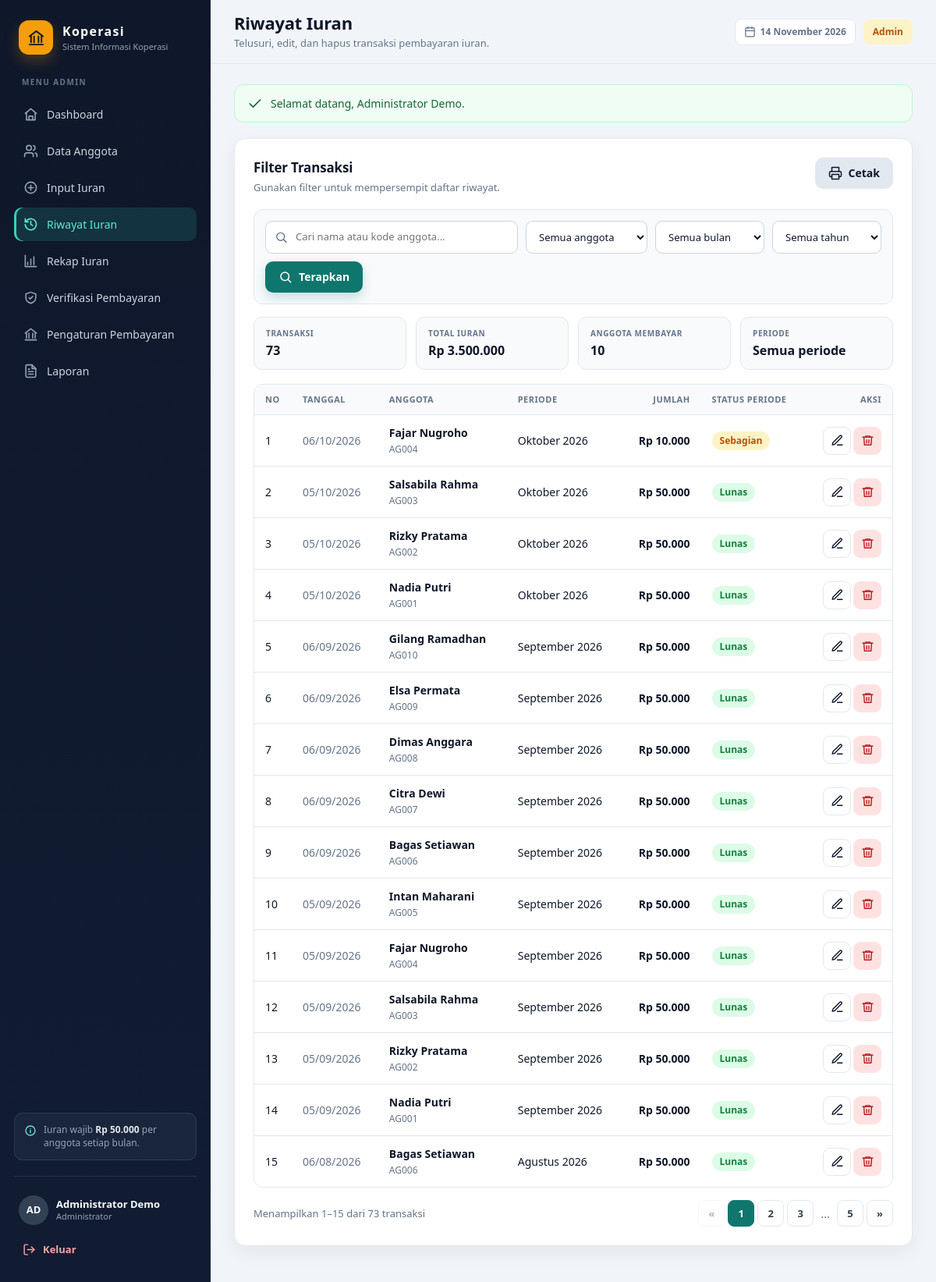
The app's page /riwayat_iuran.php (signed in) with its own data.
### tables this page shows
CREATE TABLE `kas` (
    `id` INT(11) NOT NULL AUTO_INCREMENT,
    `anggota_id` INT(11) NOT NULL,
    `bulan` VARCHAR(20) NOT NULL,
    `tahun` INT(11) NOT NULL,
    `jumlah` DECIMAL(12,2) NOT NULL,
    `tanggal` TIMESTAMP NOT NULL DEFAULT CURRENT_TIMESTAMP,
    PRIMARY KEY (`id`),
    KEY `idx_kas_anggota` (`anggota_id`),
    KEY `idx_kas_periode` (`tahun`, `bulan`),
    KEY `idx_kas_anggota_periode` (`anggota_id`, `tahun`, `bulan`),
    CONSTRAINT `fk_kas_anggota` FOREIGN KEY (`anggota_id`)
        REFERENCES `anggota` (`id`) ON DELETE RESTRICT ON UPDATE CASCADE,
    CONSTRAINT `chk_kas_jumlah` CHECK (`jumlah` > 0),
    CONSTRAINT `chk_kas_tahun` CHECK (`tahun` BETWEEN 2000 AND 2100)
);

CREATE TABLE `anggota` (
    `id` INT(11) NOT NULL AUTO_INCREMENT,
    `kode_anggota` VARCHAR(20) NOT NULL,
    `nama` VARCHAR(100) NOT NULL,
    `alamat` TEXT DEFAULT NULL,
    `telepon` VARCHAR(20) DEFAULT NULL,
    PRIMARY KEY (`id`),
    UNIQUE KEY `uq_anggota_kode` (`kode_anggota`)
);

### includes/report.php (called while the page is built, shortened)
<?php
function laporan_filter(array $source): array
{
    $anggotaId = 0;
    $bulan = '';
    $tahun = '';
    $q = '';
    return [
        'anggota_id' => $anggotaId,
        'bulan' => $bulan,
        'tahun' => $tahun,
        'q' => $q,
    ];
}
function kas_filter_sql(array $filter): array
{
    $where = [];
    $params = [];
    return [
        $where === [] ? '' : ' WHERE ' . implode(' AND ', $where),
        $params,
    ];
}
function laporan_query_params(array $filter): array
{
    $params = [];
    return $params;
}
function periode_teks(array $filter): string
{
    return 'Semua periode';
}
function laporan_ringkasan(mysqli $conn, array $filter): array
{
    [$where, $params] = kas_filter_sql($filter);
    $row = db_one(
        $conn,
        'SELECT COUNT(*) AS jumlah_transaksi,
                COALESCE(SUM(kas.jumlah), 0) AS total,
                COUNT(DISTINCT kas.anggota_id) AS jumlah_anggota
         FROM kas
         LEFT JOIN anggota ON anggota.id = kas.anggota_id'
        . $where,
        $params
    );
    return [
        'jumlah_transaksi' => (int) ($row['jumlah_transaksi'] ?? 0),
        'total' => (float) ($row['total'] ?? 0),
        'jumlah_anggota' => (int) ($row['jumlah_anggota'] ?? 0),
    ];
}
function laporan_detail(mysqli $conn, array $filter, int $limit = 0, int $offset = 0): array
{
    [$where, $params] = kas_filter_sql($filter);
    $sql = 'SELECT kas.id, kas.anggota_id, kas.bulan, kas.tahun, kas.jumlah, kas.tanggal,
                   anggota.nama, anggota.kode_anggota,
                   (SELECT COALESCE(SUM(k2.jumlah), 0)
                    FROM kas k2
                    WHERE k2.anggota_id = kas.anggota_id
                      AND k2.bulan = kas.bulan
                      AND k2.tahun = kas.tahun) AS total_periode
            FROM kas
            LEFT JOIN anggota ON anggota.id = kas.anggota_id'
        . $where . '
         ORDER BY kas.tahun DESC, kas.tanggal DESC, kas.id DESC';
    if ($limit > 0) {
        $sql .= ' LIMIT ' . (int) $limit . ' OFFSET ' . max(0, $offset);
    }
    return db_all($conn, $sql, $params);
}
function laporan_detail_total(mysqli $conn, array $filter): int
{
    [$where, $params] = kas_filter_sql($filter);
    return (int) db_value(
        $conn,
        'SELECT COUNT(*)
         FROM kas
         LEFT JOIN anggota ON anggota.id = kas.anggota_id' . $where,
        $params
    );
}

### riwayat_iuran.php (the view, shortened to what this page needs)
<?php
require_once __DIR__ . '/includes/bootstrap.php';
$filter = laporan_filter($_GET);
$filterParams = laporan_query_params($filter);
$page = max(1, get_int('hal'));
$perPage = 15;
$total = laporan_detail_total($conn, $filter);
$pagination = paginate($total, $perPage, $page);
$ringkasan = laporan_ringkasan($conn, $filter);
$transaksi = laporan_detail($conn, $filter, (int) $pagination['per_page'], (int) $pagination['offset']);
render_app_start(
    'Riwayat Iuran',
    'riwayat_iuran.php',
    'Riwayat Iuran',
    'Telusuri, edit, dan hapus transaksi pembayaran iuran.'
);
?>
<section class="panel">
    <div class="panel-head">
        <div>
            <h2>Filter Transaksi</h2>
            <p>Gunakan filter untuk mempersempit daftar riwayat.</p>
        </div>
        <a class="btn btn-secondary" href="cetak.php?<?= e(http_build_query($filterParams)) ?>" target="_blank" rel="noopener">
            <?= icon('print') ?> Cetak
        </a>
    </div>
    <form method="get" class="filter-bar">
        <div class="search-input">
            <input type="text" name="q" value="<?= e($filter['q']) ?>"
                   placeholder="Cari nama atau kode anggota..." maxlength="100">
        </div>
        <select name="anggota_id" aria-label="Filter anggota">
            <option value="">Semua anggota</option>
        </select>
        <select name="bulan" aria-label="Filter bulan">
            <option value="">Semua bulan</option>
        </select>
        <select name="tahun" aria-label="Filter tahun">
            <option value="">Semua tahun</option>
        </select>
        <button type="submit" class="btn btn-primary"><?= icon('search') ?> Terapkan</button>
    </form>
    <div class="mini-stats">
        <div class="mini-stat">
            <span>Transaksi</span>
            <strong><?= number_format($ringkasan['jumlah_transaksi'], 0, ',', '.') ?></strong>
        </div>
        <div class="mini-stat">
            <span>Total Iuran</span>
            <strong><?= rupiah($ringkasan['total']) ?></strong>
        </div>
        <div class="mini-stat">
            <span>Anggota Membayar</span>
            <strong><?= number_format($ringkasan['jumlah_anggota'], 0, ',', '.') ?></strong>
        </div>
        <div class="mini-stat">
            <span>Periode</span>
            <strong><?= e(periode_teks($filter)) ?></strong>
        </div>
    </div>
    <?php if ($transaksi === []): ?>
        <div class="empty-state">
            <?= icon('history') ?>
            <h3>Tidak ada transaksi</h3>
            <p>Tidak ada pembayaran yang cocok dengan filter yang dipilih.</p>
            <a class="btn btn-primary" href="kas.php"><?= icon('plus') ?> Input Iuran</a>
        </div>
    <?php else: ?>
        <div class="table-wrap">
            <table>
                <thead>
                    <tr>
                        <th class="w-narrow">No</th>
                        <th>Tanggal</th>
                        <th>Anggota</th>
                        <th>Periode</th>
                        <th class="text-right">Jumlah</th>
                        <th>Status Periode</th>
                        <th class="text-right">Aksi</th>
                    </tr>
                </thead>
                <tbody>
                    <?php foreach ($transaksi as $index => $row): ?>
                        <tr>
                            <td><?= (int) $pagination['offset'] + $index + 1 ?></td>
                            <td class="text-muted"><?= e(tanggal_indo($row['tanggal'])) ?></td>
                            <td>
                                <strong><?= e($row['nama'] ?? 'Anggota dihapus') ?></strong>
                                <div class="table-sub"><?= e($row['kode_anggota'] ?? '-') ?></div>
                            </td>
                            <td><?= e($row['bulan']) ?> <?= e((string) $row['tahun']) ?></td>
                            <td class="text-right"><strong><?= rupiah($row['jumlah']) ?></strong></td>
                            <td><?= status_badge((float) ($row['total_periode'] ?? $row['jumlah'])) ?></td>
                            <td class="text-right">
                                <div class="table-actions">
                                    <a class="btn btn-icon btn-ghost" href="edit_iuran.php?id=<?= (int) $row['id'] ?>"
                                       title="Edit transaksi" aria-label="Edit transaksi">
                                        <?= icon('edit') ?>
                                    </a>
                                    <form method="post" action="hapus_iuran.php" class="inline-form"
                                          data-confirm="Hapus transaksi iuran <?= e($row['nama'] ?? 'ini') ?> periode <?= e($row['bulan']) ?> <?= e((string) $row['tahun']) ?>?">
                                        <button type="submit" class="btn btn-icon btn-danger-soft"
                                                title="Hapus transaksi" aria-label="Hapus transaksi">
                                            <?= icon('trash') ?>
                                        </button>
                                    </form>
                                </div>
                            </td>
                        </tr>
                    <?php endforeach; ?>
                </tbody>
            </table>
        </div>
        <div class="table-footer">
            <span class="text-muted text-sm">
                Menampilkan <?= (int) $pagination['offset'] + 1 ?>–<?= min($total, (int) $pagination['offset'] + $pagination['per_page']) ?>
                dari <?= number_format($total, 0, ',', '.') ?> transaksi
            </span>
            <?= render_pagination($pagination, $filterParams) ?>
        </div>
    <?php endif; ?>
</section>

### includes/functions.php (shortened to what this page needs)
<?php
function e(mixed $value): string
{
    return htmlspecialchars((string) ($value ?? ''), ENT_QUOTES, 'UTF-8');
}
function get(string $key, string $default = ''): string
{
    $value = $_GET[$key] ?? $default;
    return is_string($value) ? trim($value) : $default;
}
function get_int(string $key): int
{
    return (int) get($key);
}
function rupiah(mixed $number): string
{
    return 'Rp ' . number_format((float) $number, 0, ',', '.');
}
function tanggal_indo(?string $datetime, bool $denganWaktu = false): string
{
    $timestamp = strtotime($datetime);
    return date($denganWaktu ? 'd/m/Y H:i' : 'd/m/Y', $timestamp);
}
function status_badge(float $total): string
{
    if ($total < IURAN_WAJIB) {
        return '<span class="badge badge-warning">Sebagian</span>';
    }
    return '<span class="badge badge-success">Lunas</span>';
}
function take_flashes(): array
{
    $flashes = $_SESSION['flash'] ?? [];
    return is_array($flashes) ? $flashes : [];
}
function render_flashes(): string
{
    $flashes = take_flashes();
    $allowed = ['success', 'danger', 'warning', 'info'];
    $icons = [
        'success' => 'check',
        'danger' => 'alert',
        'warning' => 'alert',
        'info' => 'info',
    ];
    $html = '';
    foreach ($flashes as $item) {
        $type = in_array($item['type'] ?? '', $allowed, true) ? $item['type'] : 'info';
        $html .= '<div class="alert alert-' . $type . '" role="alert">'
            . icon($icons[$type])
            . '<span>' . e($item['message'] ?? '') . '</span>'
            . '</div>';
    }
    return $html;
}
function db_stmt(mysqli $conn, string $sql, array $params = []): mysqli_stmt
{
    $stmt = $conn->prepare($sql);
    $stmt->execute($params === [] ? null : $params);
    return $stmt;
}
function db_all(mysqli $conn, string $sql, array $params = []): array
{
    $stmt = db_stmt($conn, $sql, $params);
    $result = $stmt->get_result();
    $rows = $result instanceof mysqli_result ? $result->fetch_all(MYSQLI_ASSOC) : [];
    return $rows;
}
function db_one(mysqli $conn, string $sql, array $params = []): ?array
{
    $rows = db_all($conn, $sql, $params);
    return $rows[0] ?? null;
}
function db_value(mysqli $conn, string $sql, array $params = []): mixed
{
    $row = db_one($conn, $sql, $params);
    return reset($row);
}
function paginate(int $total, int $perPage, int $page): array
{
    $perPage = max(1, $perPage);
    $pages = max(1, (int) ceil($total / $perPage));
    $page = max(1, min($page, $pages));
    return [
        'total' => $total,
        'per_page' => $perPage,
        'pages' => $pages,
        'page' => $page,
        'offset' => ($page - 1) * $perPage,
    ];
}
function render_pagination(array $pagination, array $params = [], string $pageParam = 'hal'): string
{
    $script = basename((string) ($_SERVER['SCRIPT_NAME'] ?? 'index.php'));
    $buildUrl = static function (int $page) use ($script, $params, $pageParam): string {
        $query = $params;
        $query[$pageParam] = $page;
        return $script . '?' . http_build_query($query);
    };
    $current = (int) $pagination['page'];
    $pages = (int) $pagination['pages'];
    $html = '<nav class="pagination" aria-label="Navigasi halaman">';
    if ($current > 1) {
        $html .= '<a class="page-link" href="' . e($buildUrl($current - 1)) . '" aria-label="Sebelumnya">&laquo;</a>';
    } else {
        $html .= '<span class="page-link disabled">&laquo;</span>';
    }
    $start = max(1, $current - 2);
    $end = min($pages, $current + 2);
    for ($i = $start; $i <= $end; $i++) {
        if ($i === $current) {
            $html .= '<span class="page-link active" aria-current="page">' . $i . '</span>';
        } else {
            $html .= '<a class="page-link" href="' . e($buildUrl($i)) . '">' . $i . '</a>';
        }
    }
    if ($end < $pages) {
        if ($end < $pages - 1) {
            $html .= '<span class="page-dots">…</span>';
        }
        $html .= '<a class="page-link" href="' . e($buildUrl($pages)) . '">' . $pages . '</a>';
    }
    if ($current < $pages) {
        $html .= '<a class="page-link" href="' . e($buildUrl($current + 1)) . '" aria-label="Berikutnya">&raquo;</a>';
    } else {
        $html .= '<span class="page-link disabled">&raquo;</span>';
    }
    return $html . '</nav>';
}
function icon(string $name, string $class = ''): string
{
    $path = $icons[$name] ?? $icons['info'];
    $extra = $class !== '' ? ' ' . e($class) : '';
    return '<svg class="icon' . $extra . '" viewBox="0 0 24 24" fill="none" stroke="currentColor" '
        . 'stroke-width="2" stroke-linecap="round" stroke-linejoin="round" aria-hidden="true">'
        . $path . '</svg>';
}

### records on screen
kas: offset "1", tanggal "06/10/2026", anggota.nama "Fajar Nugroho", anggota.kode_anggota "AG004", bulan "Oktober", tahun "2026", jumlah "Rp 10.000", shows "Sebagian"
kas: offset "2", tanggal "05/10/2026", anggota.nama "Salsabila Rahma", anggota.kode_anggota "AG003", bulan "Oktober", tahun "2026", jumlah "Rp 50.000"
kas: offset "3", tanggal "05/10/2026", anggota.nama "Rizky Pratama", anggota.kode_anggota "AG002", bulan "Oktober", tahun "2026", jumlah "Rp 50.000"
kas: offset "4", tanggal "05/10/2026", anggota.nama "Nadia Putri", anggota.kode_anggota "AG001", bulan "Oktober", tahun "2026", jumlah "Rp 50.000"
kas: offset "5", tanggal "06/09/2026", anggota.nama "Gilang Ramadhan", anggota.kode_anggota "AG010", bulan "September", tahun "2026", jumlah "Rp 50.000"
kas: offset "6", tanggal "06/09/2026", anggota.nama "Elsa Permata", anggota.kode_anggota "AG009", bulan "September", tahun "2026", jumlah "Rp 50.000"
kas: offset "7", tanggal "06/09/2026", anggota.nama "Dimas Anggara", anggota.kode_anggota "AG008", bulan "September", tahun "2026", jumlah "Rp 50.000"
kas: offset "8", tanggal "06/09/2026", anggota.nama "Citra Dewi", anggota.kode_anggota "AG007", bulan "September", tahun "2026", jumlah "Rp 50.000"
kas: offset "9", tanggal "06/09/2026", anggota.nama "Bagas Setiawan", anggota.kode_anggota "AG006", bulan "September", tahun "2026", jumlah "Rp 50.000"
kas: offset "10", tanggal "05/09/2026", anggota.nama "Intan Maharani", anggota.kode_anggota "AG005", bulan "September", tahun "2026", jumlah "Rp 50.000"
kas: offset "11", tanggal "05/09/2026", anggota.nama "Fajar Nugroho", anggota.kode_anggota "AG004", bulan "September", tahun "2026", jumlah "Rp 50.000"
kas: offset "12", tanggal "05/09/2026", anggota.nama "Salsabila Rahma", anggota.kode_anggota "AG003", bulan "September", tahun "2026", jumlah "Rp 50.000"
kas: offset "13", tanggal "05/09/2026", anggota.nama "Rizky Pratama", anggota.kode_anggota "AG002", bulan "September", tahun "2026", jumlah "Rp 50.000"
kas: offset "14", tanggal "05/09/2026", anggota.nama "Nadia Putri", anggota.kode_anggota "AG001", bulan "September", tahun "2026", jumlah "Rp 50.000"
kas: offset "15", tanggal "06/08/2026", anggota.nama "Bagas Setiawan", anggota.kode_anggota "AG006", bulan "Agustus", tahun "2026", jumlah "Rp 50.000"

### other values on screen
APP_NAME "Koperasi"
APP_TAGLINE "Sistem Informasi Koperasi"
$item['label'] "Dashboard"
$item['label'] "Data Anggota"
$item['label'] "Input Iuran"
$item['label'] "Riwayat Iuran"
$item['label'] "Rekap Iuran"
$item['label'] "Verifikasi Pembayaran"
$item['label'] "Pengaturan Pembayaran"
$item['label'] "Laporan"
rupiah(IURAN_WAJIB) "Rp 50.000"
initials($user['nama']) "AD"
$user['nama'] "Administrator Demo"
$heading "Riwayat Iuran"
$subtitle "Telusuri, edit, dan hapus transaksi pembayaran iuran."
